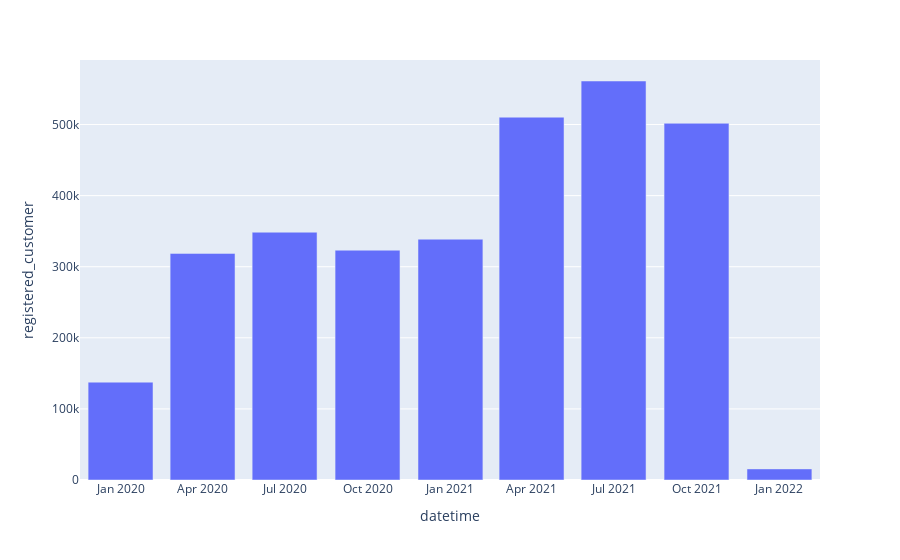

Here is the notebook cell this chart was saved with:
### Code cell
px.bar(df_quartal.reset_index(), x="datetime", y="registered_customer")

### Figure 1 — Plotly figure (JSON) as saved in the notebook; plotly's stock layout.template omitted (floating-point values rounded to 4 significant figures)
{"data": [{"alignmentgroup": "True", "hovertemplate": "datetime=%{x}<br>registered_customer=%{y}<extra></extra>", "legendgroup": "", "marker": {"color": "#636efa", "pattern": {"shape": ""}}, "name": "", "offsetgroup": "", "orientation": "v", "showlegend": false, "textposition": "auto", "type": "bar", "x": ["2020-01-01T00:00:00", "2020-04-01T00:00:00", "2020-07-01T00:00:00", "2020-10-01T00:00:00", "2021-01-01T00:00:00", "2021-04-01T00:00:00", "2021-07-01T00:00:00", "2021-10-01T00:00:00", "2022-01-01T00:00:00"], "xaxis": "x", "y": [137630, 318736, 348539, 323253, 338716, 510347, 561233, 501734, 15612], "yaxis": "y"}], "layout": {"barmode": "relative", "legend": {"tracegroupgap": 0}, "margin": {"t": 60}, "xaxis": {"anchor": "y", "domain": [0, 1], "title": {"text": "datetime"}}, "yaxis": {"anchor": "x", "domain": [0, 1], "title": {"text": "registered_customer"}}}}
